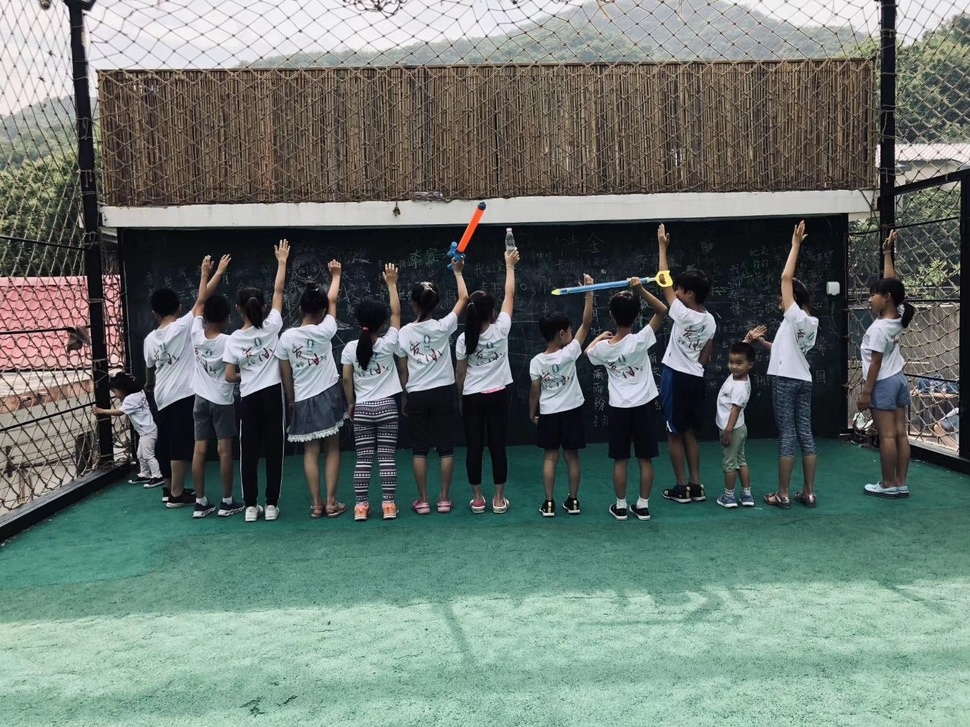
//> input picture IMG_5602.JPG, 970 x 727 px, shrunk from 1440 x 1080 before the run
$ ./CompareHist IMG_5602.JPG original.jpg original.jpg   (built with g++ and OpenCV 4)
//> lines starting //> are read from the running program, lines starting //| are printed output that depends on the picture; after the words box and inside, x2 and y2 are one past the last pixel; in counts of white or black regions, pixels touching at a corner belong together
//
// Created by zhaoyue on 2019/10/4.
//

#include <opencv2/highgui.hpp>
#include <opencv2/imgproc.hpp>
#include <iostream>
#include <stdio.h>

using namespace std;
using namespace cv;

int main(int argc, char** argv)
{
    Mat src_base, hsv_base;
    Mat src_test1, hsv_test1;
    Mat src_test2, hsv_test2;
    Mat hsv_half_down;

    /// Load three images with different environment settings
    if( argc < 4 )
    {
        printf("** Error. Usage: ./compareHist_Demo <image_settings0> <image_setting1> <image_settings2>\n");
        return -1;
    }

    src_base = imread(argv[1], 1);
//> src_base is the input picture: 727 rows x 970 cols, CV_8UC3; mean B, G, R 111.3, 117.6, 105.6
    src_test1 = imread(argv[2], 1);
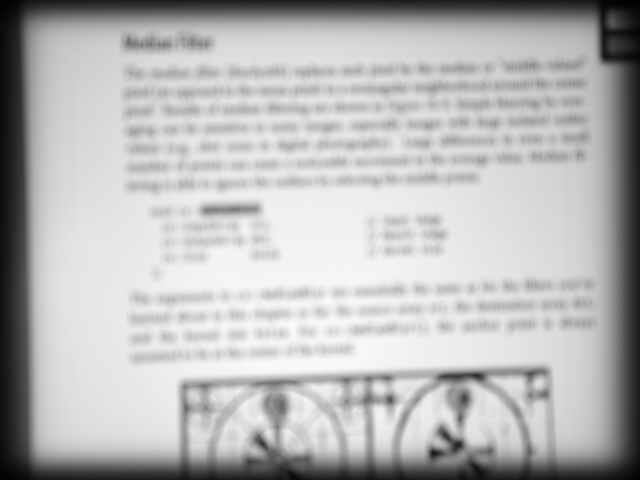
//> input picture original.jpg, 640 x 480 px
//> src_test1 is the input picture: 480 rows x 640 cols, CV_8UC3; min 0, max 253, mean 183.6
    src_test2 = imread(argv[3], 1);
    /// Convert to HSV
    cvtColor(src_base, hsv_base, COLOR_BGR2HSV);
//> hsv_base: 727 rows x 970 cols, CV_8UC3; mean H, S, V 73.1, 64.6, 123.4
    cvtColor(src_test1, hsv_test1, COLOR_BGR2HSV);
//> hsv_test1: 480 rows x 640 cols, CV_8UC3; mean H, S, V 0, 0, 183.6
    cvtColor(src_test2, hsv_test2, COLOR_BGR2HSV);
    hsv_half_down = hsv_base(Range(hsv_base.rows/2, hsv_base.rows-1), Range(0, hsv_base.cols-1));
//> hsv_half_down: 363 rows x 969 cols, CV_8UC3; mean H, S, V 80.7, 75.8, 133.3
    /// Using 50 bins for hue and 60 for saturation
    int h_bins  = 50, s_bins = 60;
    int histSize[] = {h_bins, s_bins};
    // hue varies from 0 to 179, saturation from 0 to 255
    float h_ranges[] = {0, 180};
    float s_ranges[] = {0, 256};
    const float* ranges[] = {h_ranges, s_ranges};
    // Use the o-th and 1-st channels
    int channels[] = {0, 1};

    //Histograms
    MatND hist_base, hist_half_down, hist_test1, hist_test2;    //多维矩阵

    /// Calculate the histograms for the HSV images
    calcHist(&hsv_base, 1, channels, Mat(), hist_base, 2, histSize, ranges, true, false);
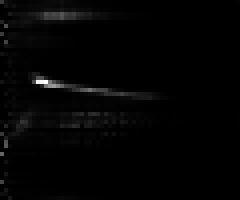
//> hist_base: 50 rows x 60 cols, CV_32FC1 (shown 4 times larger); min 0, max 15051, mean 235.1; drawn with min black and max white
    normalize(hist_base, hist_base, 0, 1, NORM_MINMAX, -1, Mat());

    calcHist(&hsv_half_down, 1, channels, Mat(), hist_half_down, 2, histSize, ranges, true, false);
    normalize(hist_half_down, hist_half_down, 0, 1, NORM_MINMAX, -1, Mat());

    calcHist(&hsv_test1, 1, channels, Mat(), hist_test1, 2, histSize, ranges, true, false);
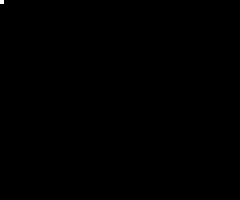
//> hist_test1: 50 rows x 60 cols, CV_32FC1 (shown 4 times larger); values 0 (black) and 307200 (white), 0.03% white in thin lines or dots, all inside (x1, y1, x2, y2) = (0, 0, 1, 1)
    normalize(hist_test1, hist_test1, 0, 1, NORM_MINMAX, -1, Mat());

    calcHist(&hsv_test2, 1, channels, Mat(), hist_test2, 2, histSize, ranges, true, false);
    normalize(hist_test2, hist_test2, 0, 1, NORM_MINMAX, -1, Mat());
    /// Apply the histogram comparison methods
    for (int i=0; i<4; ++i)
    {
        int compare_method = i;
        double base_base = compareHist( hist_base, hist_base, compare_method );
        double base_half = compareHist( hist_base, hist_half_down, compare_method );
        double base_test1 = compareHist( hist_base, hist_test1, compare_method );
        double base_test2 = compareHist( hist_base, hist_test2, compare_method );

        printf( " Method [%d] Perfect, Base-Half, Base-Test(1), Base-Test(2) : %f, %f, %f, %f \n", i, base_base, base_half , base_test1, base_test2 );
    }
//> this loop made 4 passes
//> (base_base, base_half, base_test1, base_test2) on passes 1 to 4: (1, 0.868, 0.0691, 0.0691), (0, 18.83, 49.39, 49.39), (46.85, 23.58, 0.22, 0.22), (1.05e-08, 0.335, 0.965, 0.965)
//|  Method [0] Perfect, Base-Half, Base-Test(1), Base-Test(2) : 1.000000, 0.867844, 0.069074, 0.069074
//|  Method [1] Perfect, Base-Half, Base-Test(1), Base-Test(2) : 0.000000, 18.831258, 49.390901, 49.390901
//|  Method [2] Perfect, Base-Half, Base-Test(1), Base-Test(2) : 46.853367, 23.576899, 0.220384, 0.220384
//|  Method [3] Perfect, Base-Half, Base-Test(1), Base-Test(2) : 0.000000, 0.335114, 0.965099, 0.965099

    printf( "Done \n" );

    return 0;
}
